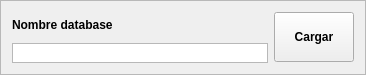
          <widget class="QFrame" name="frame_6">
           <property name="sizePolicy">
            <sizepolicy hsizetype="Preferred" vsizetype="Fixed">
             <horstretch>0</horstretch>
             <verstretch>0</verstretch>
            </sizepolicy>
           </property>
           <property name="maximumSize">
            <size>
             <width>16777215</width>
             <height>75</height>
            </size>
           </property>
           <property name="frameShape">
            <enum>QFrame::StyledPanel</enum>
           </property>
           <property name="frameShadow">
            <enum>QFrame::Raised</enum>
           </property>
           <layout class="QGridLayout" name="gridLayout_4">
            <item row="0" column="0">
             <layout class="QHBoxLayout" name="horizontalLayout_25">
              <item>
               <layout class="QVBoxLayout" name="verticalLayout_28">
                <item>
                 <widget class="QLabel" name="label_14">
                  <property name="sizePolicy">
                   <sizepolicy hsizetype="Expanding" vsizetype="Expanding">
                    <horstretch>0</horstretch>
                    <verstretch>0</verstretch>
                   </sizepolicy>
                  </property>
                  <property name="maximumSize">
                   <size>
                    <width>16777215</width>
                    <height>50</height>
                   </size>
                  </property>
                  <property name="font">
                   <font>
                    <pointsize>9</pointsize>
                    <weight>75</weight>
                    <bold>true</bold>
                   </font>
                  </property>
                  <property name="text">
                   <string>Nombre database</string>
                  </property>
                 </widget>
                </item>
                <item>
                 <widget class="QTextEdit" name="m_NombreDb">
                  <property name="sizePolicy">
                   <sizepolicy hsizetype="Expanding" vsizetype="Expanding">
                    <horstretch>5</horstretch>
                    <verstretch>0</verstretch>
                   </sizepolicy>
                  </property>
                  <property name="maximumSize">
                   <size>
                    <width>16777215</width>
                    <height>20</height>
                   </size>
                  </property>
                  <property name="font">
                   <font>
                    <pointsize>9</pointsize>
                   </font>
                  </property>
                  <property name="verticalScrollBarPolicy">
                   <enum>Qt::ScrollBarAlwaysOff</enum>
                  </property>
                  <property name="horizontalScrollBarPolicy">
                   <enum>Qt::ScrollBarAlwaysOff</enum>
                  </property>
                  <property name="tabChangesFocus">
                   <bool>true</bool>
                  </property>
                 </widget>
                </item>
               </layout>
              </item>
              <item>
               <widget class="QPushButton" name="m_CargarDb">
                <property name="sizePolicy">
                 <sizepolicy hsizetype="Minimum" vsizetype="Expanding">
                  <horstretch>1</horstretch>
                  <verstretch>0</verstretch>
                 </sizepolicy>
                </property>
                <property name="maximumSize">
                 <size>
                  <width>16777215</width>
                  <height>50</height>
                 </size>
                </property>
                <property name="font">
                 <font>
                  <pointsize>9</pointsize>
                  <weight>75</weight>
                  <bold>true</bold>
                 </font>
                </property>
                <property name="text">
                 <string>Cargar</string>
                </property>
               </widget>
              </item>
             </layout>
            </item>
           </layout>
          </widget>
